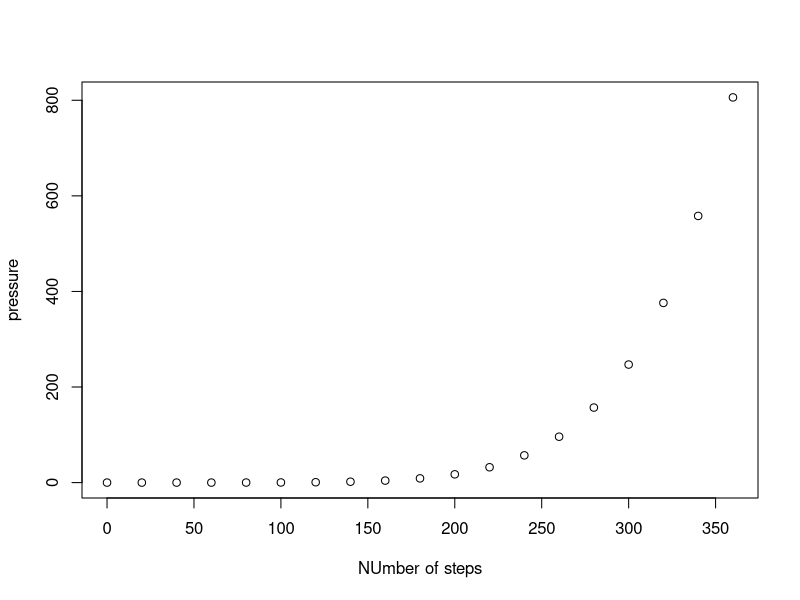

This figure's R source:
## ---- chunk 1
knitr::opts_chunk$set(echo = TRUE)
## ---- chunk 2
summary(cars)
## ---- chunk 3
plot(pressure, xlab="NUmber of steps")
